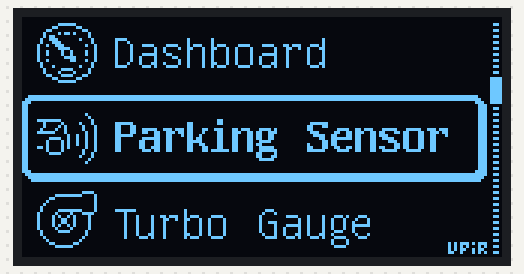
This sketch was run on a simulated Arduino Uno, built with avr-gcc and run on an emulated ATmega328P. On the bench: 160×80 one-colour display.

Above: at 0.3 s.

The sketch:

oled_ssd1320_160x80px.ino
```cpp
// simple project using Arduino UNO and 160x80px SSD1320 IIC OLED Display to display fullscreen image

// created by upir, 2023
// youtube channel: https://www.youtube.com/upir_upir

// YOUTUBE VIDEO: https://youtu.be/91c_AhEqnNE

// Links from the video:
// Arduino UNO: https://s.click.aliexpress.com/e/_AXDw1h
// 160x80 SSD1320 OLED Display (Mirror): https://vi.aliexpress.com/item/1005002000386487.html
// 128x64 SSD1306 OLED Display 1.54": https://s.click.aliexpress.com/e/_DCYdWXb
// Arduino breadboard prototyping shield: https://s.click.aliexpress.com/e/_ApbCwx
// Image2cpp (convert array to image): https://javl.github.io/image2cpp/
// Photopea (online graphics editor like Photoshop): https://www.photopea.com/
// Greybeard font: https://github.com/flowchartsman/greybeard

// Related videos with Arduino UNO and 128x64 OLED screen:
// Arduino OLED menu: https://youtu.be/HVHVkKt-ldc
// U8g vs U8g2: https://youtu.be/K5e0lFRvZ2E
// Arduino Parking Sensor - https://youtu.be/sEWw087KOj0
// Turbo pressure gauge with Arduino and OLED display - https://youtu.be/JXmw1xOlBdk
// Arduino Car Cluster with OLED Display - https://youtu.be/El5SJelwV_0
// Knob over OLED Display - https://youtu.be/SmbcNx7tbX8
// Arduino + OLED = 3D ? - https://youtu.be/kBAcaA7NAlA
// Arduino OLED Gauge - https://youtu.be/xI6dXTA02UQ
// Smaller & Faster Arduino - https://youtu.be/4GfPQoIRqW8
// Save Image from OLED Display to PC - https://youtu.be/Ft2pRMVm44E


#include <Arduino.h>
#include <U8g2lib.h> // u8g2 library

#include <Wire.h> // library requires for IIC communication

//U8G2_SSD1306_128X64_NONAME_2_HW_I2C u8g2(U8G2_R0, /* reset=*/ U8X8_PIN_NONE); // SSD1306 display - original 128x64px display

//U8G2_SSD1320_160X80_2_HW_I2C u8g2(U8G2_R0, /* reset=*/ U8X8_PIN_NONE); //[page buffer, size = 320 bytes] --- IIC CONNECTION
U8G2_SSD1320_160X80_2_4W_HW_SPI u8g2(U8G2_R0, /*cs*/10, /*dc*/8, /*reset*/ 9);// [page buffer, size = 320 bytes] --- SPI CONNECTION


// 'menu_project_180x60px_v2', 160x80px
// generated from the image2cpp website
const unsigned char epd_bitmap_menu_project_180x60px_v2 [] PROGMEM = {
	0x00, 0x00, 0x00, 0x00, 0x00, 0x00, 0x00, 0x00, 0x00, 0x00, 0x00, 0x00, 0x00, 0x00, 0x00, 0x00,
	0x00, 0x00, 0x00, 0x00, 0x00, 0x00, 0x00, 0x00, 0x00, 0x00, 0x00, 0x00, 0x00, 0x00, 0x00, 0x00,
	0x00, 0x00, 0x00, 0x00, 0x00, 0x00, 0x00, 0x00, 0x00, 0xf0, 0x03, 0x00, 0x00, 0x00, 0x00, 0x00,
	0x00, 0x00, 0x00, 0x00, 0x00, 0x00, 0x00, 0x00, 0x00, 0x00, 0x00, 0x60, 0x00, 0x0c, 0x0c, 0x00,
	0x00, 0x00, 0x00, 0x00, 0x00, 0x00, 0x00, 0x00, 0x00, 0x00, 0x00, 0x00, 0x00, 0x00, 0x00, 0x00,
	0x00, 0x03, 0x30, 0x00, 0x00, 0x00, 0x00, 0x00, 0x00, 0x00, 0x00, 0x00, 0x00, 0x00, 0x00, 0x00,
	0x00, 0x00, 0x00, 0x60, 0x80, 0xd0, 0x42, 0x00, 0x00, 0x00, 0x00, 0x00, 0x00, 0x00, 0x00, 0x00,
	0x00, 0x00, 0x00, 0x00, 0x00, 0x00, 0x00, 0x00, 0x80, 0x06, 0x40, 0x00, 0x00, 0x00, 0x00, 0x00,
	0x00, 0x00, 0x00, 0x00, 0x00, 0x00, 0x00, 0x00, 0x00, 0x00, 0x00, 0x60, 0x40, 0x0e, 0x88, 0x80,
	0x07, 0x00, 0x80, 0x80, 0x00, 0x00, 0x00, 0x00, 0x10, 0x00, 0x00, 0x00, 0x00, 0x00, 0x00, 0x00,
	0x40, 0x1c, 0x80, 0x80, 0x08, 0x00, 0x80, 0x80, 0x00, 0x00, 0x00, 0x00, 0x10, 0x00, 0x00, 0x00,
	0x00, 0x00, 0x00, 0x60, 0x20, 0x39, 0x20, 0x81, 0x10, 0x0f, 0x8f, 0x8e, 0x0e, 0x0f, 0x8f, 0x1d,
	0x17, 0x00, 0x00, 0x00, 0x00, 0x00, 0x00, 0x00, 0x20, 0xf0, 0x00, 0x81, 0x10, 0x90, 0x90, 0x91,
	0x91, 0x10, 0x10, 0x93, 0x18, 0x00, 0x00, 0x00, 0x00, 0x00, 0x00, 0x60, 0x20, 0x21, 0x21, 0x81,
	0x10, 0x90, 0x80, 0x90, 0x90, 0x10, 0x10, 0x81, 0x10, 0x00, 0x00, 0x00, 0x00, 0x00, 0x00, 0x00,
	0x20, 0x21, 0x21, 0x81, 0x10, 0x1f, 0x83, 0x90, 0x90, 0x10, 0x1f, 0x81, 0x10, 0x00, 0x00, 0x00,
	0x00, 0x00, 0x00, 0x60, 0x20, 0xc0, 0x03, 0x81, 0x90, 0x10, 0x8c, 0x90, 0x90, 0x90, 0x10, 0x81,
	0x10, 0x00, 0x00, 0x00, 0x00, 0x00, 0x00, 0x00, 0x20, 0x01, 0x23, 0x81, 0x90, 0x10, 0x90, 0x90,
	0x90, 0x90, 0x10, 0x81, 0x10, 0x00, 0x00, 0x00, 0x00, 0x00, 0x00, 0x60, 0x40, 0x00, 0x80, 0x80,
	0x88, 0x98, 0x90, 0x90, 0x91, 0x90, 0x18, 0x81, 0x18, 0x00, 0x00, 0x00, 0x00, 0x00, 0x00, 0x00,
	0x40, 0x04, 0x88, 0x80, 0x07, 0x17, 0x8f, 0x90, 0x0e, 0x0f, 0x17, 0x01, 0x17, 0x00, 0x00, 0x00,
	0x00, 0x00, 0x00, 0x60, 0x80, 0xe0, 0x41, 0x00, 0x00, 0x00, 0x00, 0x00, 0x00, 0x00, 0x00, 0x00,
	0x00, 0x00, 0x00, 0x00, 0x00, 0x00, 0x00, 0x00, 0x80, 0x10, 0x42, 0x00, 0x00, 0x00, 0x00, 0x00,
	0x00, 0x00, 0x00, 0x00, 0x00, 0x00, 0x00, 0x00, 0x00, 0x00, 0x00, 0x60, 0x00, 0xe3, 0x31, 0x00,
	0x00, 0x00, 0x00, 0x00, 0x00, 0x00, 0x00, 0x00, 0x00, 0x00, 0x00, 0x00, 0x00, 0x00, 0x00, 0x00,
	0x00, 0x0c, 0x0c, 0x00, 0x00, 0x00, 0x00, 0x00, 0x00, 0x00, 0x00, 0x00, 0x00, 0x00, 0x00, 0x00,
	0x00, 0x00, 0x00, 0xf0, 0x00, 0xf0, 0x03, 0x00, 0x00, 0x00, 0x00, 0x00, 0x00, 0x00, 0x00, 0x00,
	0x00, 0x00, 0x00, 0x00, 0x00, 0x00, 0x00, 0xf0, 0x00, 0x00, 0x00, 0x00, 0x00, 0x00, 0x00, 0x00,
	0x00, 0x00, 0x00, 0x00, 0x00, 0x00, 0x00, 0x00, 0x00, 0x00, 0x00, 0xf0, 0x00, 0x00, 0x00, 0x00,
	0x00, 0x00, 0x00, 0x00, 0x00, 0x00, 0x00, 0x00, 0x00, 0x00, 0x00, 0x00, 0x00, 0x00, 0x00, 0xf0,
	0x00, 0x00, 0x00, 0x00, 0x00, 0x00, 0x00, 0x00, 0x00, 0x00, 0x00, 0x00, 0x00, 0x00, 0x00, 0x00,
	0x00, 0x00, 0x00, 0xf0, 0x00, 0x00, 0x00, 0x00, 0x00, 0x00, 0x00, 0x00, 0x00, 0x00, 0x00, 0x00,
	0x00, 0x00, 0x00, 0x00, 0x00, 0x00, 0x00, 0xf0, 0xfc, 0xff, 0xff, 0xff, 0xff, 0xff, 0xff, 0xff,
	0xff, 0xff, 0xff, 0xff, 0xff, 0xff, 0xff, 0xff, 0xff, 0xff, 0xff, 0xf0, 0xfe, 0xff, 0xff, 0xff,
	0xff, 0xff, 0xff, 0xff, 0xff, 0xff, 0xff, 0xff, 0xff, 0xff, 0xff, 0xff, 0xff, 0xff, 0xff, 0xf1,
	0x07, 0x00, 0x00, 0x00, 0x00, 0x00, 0x00, 0x00, 0x00, 0x00, 0x00, 0x00, 0x00, 0x00, 0x00, 0x00,
	0x00, 0x00, 0x80, 0xf3, 0x03, 0x00, 0x00, 0x00, 0x00, 0x00, 0x00, 0x00, 0x00, 0x00, 0x00, 0x00,
	0x00, 0x00, 0x00, 0x00, 0x00, 0x00, 0x00, 0x07, 0x03, 0x00, 0x00, 0x00, 0x00, 0x00, 0x00, 0x00,
	0x00, 0x00, 0x00, 0x00, 0x00, 0x00, 0x00, 0x00, 0x00, 0x00, 0x00, 0x67, 0x03, 0x00, 0x00, 0x00,
	0x00, 0x00, 0x00, 0x00, 0x00, 0x00, 0x00, 0x00, 0x00, 0x00, 0x00, 0x00, 0x00, 0x00, 0x00, 0x07,
	0x03, 0x00, 0x20, 0x00, 0x00, 0x00, 0x00, 0x00, 0x00, 0x00, 0x00, 0x00, 0x00, 0x00, 0x00, 0x00,
	0x00, 0x00, 0x00, 0x67, 0x03, 0x00, 0x40, 0x00, 0x00, 0x00, 0x00, 0x00, 0x00, 0x00, 0x00, 0x00,
	0x00, 0x00, 0x00, 0x00, 0x00, 0x00, 0x00, 0x07, 0xe3, 0x1f, 0x80, 0x00, 0x00, 0x00, 0x00, 0x00,
	0x06, 0x00, 0x00, 0x00, 0x00, 0x00, 0x00, 0x00, 0x00, 0x00, 0x00, 0x67, 0x83, 0x20, 0x88, 0x80,
	0x1f, 0x00, 0x80, 0x01, 0x06, 0x00, 0x00, 0x00, 0x3f, 0x00, 0x00, 0x00, 0x00, 0x00, 0x00, 0x07,
	0x83, 0x50, 0x10, 0x81, 0x31, 0x00, 0x80, 0x01, 0x00, 0x00, 0x00, 0x80, 0x31, 0x00, 0x00, 0x00,
	0x00, 0x00, 0x00, 0x67, 0x43, 0x48, 0x10, 0x81, 0x31, 0x9f, 0xbb, 0x31, 0xc7, 0x8e, 0x17, 0x80,
	0x01, 0x9e, 0x1d, 0x1f, 0x9f, 0x3b, 0x00, 0x07, 0xe3, 0x47, 0x20, 0x81, 0x31, 0x33, 0xb7, 0x11,
	0xc6, 0xd9, 0x1c, 0x00, 0x07, 0xb3, 0xb3, 0xb1, 0x31, 0x37, 0x00, 0x67, 0x03, 0x80, 0x24, 0x81,
	0x1f, 0x30, 0xa3, 0x09, 0xc6, 0xd8, 0x0c, 0x00, 0x9e, 0xb1, 0xb1, 0x83, 0x31, 0x23, 0x00, 0x07,
	0x03, 0x9e, 0x24, 0x81, 0x01, 0x3f, 0x83, 0x0d, 0xc6, 0xd8, 0x0c, 0x00, 0x98, 0xbf, 0x31, 0x8f,
	0x31, 0x03, 0x00, 0x67, 0x03, 0xa1, 0x24, 0x81, 0x81, 0x31, 0x83, 0x0f, 0xc6, 0x98, 0x07, 0x00,
	0xb0, 0x81, 0x31, 0x9c, 0x31, 0x03, 0x00, 0x07, 0x03, 0xa1, 0x24, 0x81, 0x81, 0x31, 0x83, 0x19,
	0xc6, 0xd8, 0x00, 0x80, 0xb0, 0x81, 0x31, 0xb0, 0x31, 0x03, 0x00, 0x67, 0x63, 0xa1, 0x20, 0x81,
	0x81, 0x39, 0x83, 0x31, 0xc6, 0x98, 0x0f, 0x80, 0x31, 0xb3, 0xb1, 0xb1, 0x31, 0x03, 0x00, 0x07,
	0x03, 0x21, 0x10, 0x81, 0x01, 0x37, 0x83, 0xb1, 0xdf, 0x98, 0x1f, 0x80, 0x1f, 0x9e, 0x31, 0x1f,
	0x1f, 0x03, 0x00, 0x67, 0x03, 0x1e, 0x90, 0x00, 0x00, 0x00, 0x00, 0x00, 0x00, 0xc0, 0x10, 0x00,
	0x00, 0x00, 0x00, 0x00, 0x00, 0x00, 0x00, 0x07, 0x03, 0x00, 0x88, 0x00, 0x00, 0x00, 0x00, 0x00,
	0x00, 0xc0, 0x18, 0x00, 0x00, 0x00, 0x00, 0x00, 0x00, 0x00, 0x00, 0x67, 0x03, 0x00, 0x40, 0x00,
	0x00, 0x00, 0x00, 0x00, 0x00, 0x80, 0x0f, 0x00, 0x00, 0x00, 0x00, 0x00, 0x00, 0x00, 0x00, 0x07,
	0x03, 0x00, 0x20, 0x00, 0x00, 0x00, 0x00, 0x00, 0x00, 0x00, 0x00, 0x00, 0x00, 0x00, 0x00, 0x00,
	0x00, 0x00, 0x00, 0x67, 0x03, 0x00, 0x00, 0x00, 0x00, 0x00, 0x00, 0x00, 0x00, 0x00, 0x00, 0x00,
	0x00, 0x00, 0x00, 0x00, 0x00, 0x00, 0x00, 0x07, 0x03, 0x00, 0x00, 0x00, 0x00, 0x00, 0x00, 0x00,
	0x00, 0x00, 0x00, 0x00, 0x00, 0x00, 0x00, 0x00, 0x00, 0x00, 0x00, 0x67, 0x07, 0x00, 0x00, 0x00,
	0x00, 0x00, 0x00, 0x00, 0x00, 0x00, 0x00, 0x00, 0x00, 0x00, 0x00, 0x00, 0x00, 0x00, 0x80, 0x07,
	0xfe, 0xff, 0xff, 0xff, 0xff, 0xff, 0xff, 0xff, 0xff, 0xff, 0xff, 0xff, 0xff, 0xff, 0xff, 0xff,
	0xff, 0xff, 0xff, 0x67, 0xfc, 0xff, 0xff, 0xff, 0xff, 0xff, 0xff, 0xff, 0xff, 0xff, 0xff, 0xff,
	0xff, 0xff, 0xff, 0xff, 0xff, 0xff, 0xff, 0x03, 0xf8, 0xff, 0xff, 0xff, 0xff, 0xff, 0xff, 0xff,
	0xff, 0xff, 0xff, 0xff, 0xff, 0xff, 0xff, 0xff, 0xff, 0xff, 0xff, 0x61, 0x00, 0x00, 0x00, 0x00,
	0x00, 0x00, 0x00, 0x00, 0x00, 0x00, 0x00, 0x00, 0x00, 0x00, 0x00, 0x00, 0x00, 0x00, 0x00, 0x00,
	0x00, 0x00, 0x00, 0x00, 0x00, 0x00, 0x00, 0x00, 0x00, 0x00, 0x00, 0x00, 0x00, 0x00, 0x00, 0x00,
	0x00, 0x00, 0x00, 0x60, 0x00, 0x00, 0x00, 0x00, 0x00, 0x00, 0x00, 0x00, 0x00, 0x00, 0x00, 0x00,
	0x00, 0x00, 0x00, 0x00, 0x00, 0x00, 0x00, 0x00, 0x00, 0x00, 0xf0, 0x00, 0x00, 0x00, 0x00, 0x00,
	0x00, 0x00, 0x00, 0x00, 0x00, 0x00, 0x00, 0x00, 0x00, 0x00, 0x00, 0x60, 0x00, 0xf8, 0x0f, 0x01,
	0x00, 0x00, 0x00, 0x00, 0x00, 0x00, 0x00, 0x00, 0x00, 0x00, 0x00, 0x00, 0x00, 0x00, 0x00, 0x00,
	0x00, 0x06, 0x00, 0x01, 0x00, 0x00, 0x00, 0x00, 0x00, 0x00, 0x00, 0x00, 0x00, 0x00, 0x00, 0x00,
	0x00, 0x00, 0x00, 0x60, 0x00, 0x01, 0x00, 0x01, 0x00, 0x00, 0x00, 0x00, 0x00, 0x00, 0x00, 0x00,
	0x00, 0x00, 0x00, 0x00, 0x00, 0x00, 0x00, 0x00, 0x80, 0x00, 0x00, 0x01, 0x00, 0x00, 0x00, 0x00,
	0x00, 0x00, 0x00, 0x00, 0x00, 0x00, 0x00, 0x00, 0x00, 0x00, 0x00, 0x60, 0x40, 0x00, 0x00, 0x01,
	0x00, 0x00, 0x00, 0x00, 0x00, 0x00, 0x00, 0x00, 0x00, 0x00, 0x00, 0x00, 0x00, 0x00, 0x00, 0x00,
	0x40, 0xf0, 0x0f, 0x81, 0x3f, 0x00, 0x40, 0x00, 0x00, 0x00, 0x0e, 0x00, 0x00, 0x00, 0x00, 0x00,
	0x00, 0x00, 0x00, 0x60, 0x20, 0x08, 0xf1, 0x00, 0x04, 0x00, 0x40, 0x00, 0x00, 0x00, 0x11, 0x00,
	0x00, 0x00, 0x00, 0x00, 0x00, 0x00, 0x00, 0x00, 0x20, 0x94, 0x42, 0x00, 0x44, 0xc8, 0x4e, 0x87,
	0x07, 0x80, 0x00, 0x8f, 0x10, 0x17, 0x07, 0x00, 0x00, 0x00, 0x00, 0x60, 0x20, 0x64, 0x42, 0x00,
	0x44, 0x88, 0xc9, 0x48, 0x08, 0x80, 0x00, 0x90, 0x90, 0x88, 0x08, 0x00, 0x00, 0x00, 0x00, 0x00,
	0x20, 0x64, 0x42, 0x00, 0x44, 0x88, 0x40, 0x48, 0x08, 0x80, 0x1c, 0x90, 0x90, 0x48, 0x08, 0x00,
	0x00, 0x00, 0x00, 0x60, 0x20, 0x94, 0x42, 0x00, 0x44, 0x88, 0x40, 0x48, 0x08, 0x80, 0x10, 0x9f,
	0x90, 0xc8, 0x0f, 0x00, 0x00, 0x00, 0x00, 0x00, 0x20, 0x08, 0x41, 0x00, 0x44, 0x88, 0x40, 0x48,
	0x08, 0x80, 0x90, 0x90, 0x90, 0x48, 0x00, 0x00, 0x00, 0x00, 0x00, 0x60, 0x40, 0xf0, 0x20, 0x00,
	0x44, 0x88, 0x40, 0x48, 0x08, 0x80, 0x90, 0x90, 0x10, 0x47, 0x00, 0x00, 0x00, 0x00, 0x00, 0x00,
	0x40, 0x00, 0x20, 0x00, 0x44, 0x8c, 0xc0, 0x48, 0x08, 0x00, 0x91, 0x98, 0x98, 0x80, 0x08, 0x00,
	0x00, 0x00, 0x00, 0x60, 0x80, 0x00, 0x10, 0x00, 0x84, 0x8b, 0x40, 0x87, 0x07, 0x00, 0x1e, 0x17,
	0x17, 0x0f, 0x07, 0x00, 0x00, 0x00, 0x00, 0x00, 0x00, 0x01, 0x08, 0x00, 0x00, 0x00, 0x00, 0x00,
	0x00, 0x00, 0x00, 0x00, 0x80, 0x10, 0x00, 0x00, 0x00, 0x00, 0x00, 0x60, 0x00, 0x06, 0x06, 0x00,
	0x00, 0x00, 0x00, 0x00, 0x00, 0x00, 0x00, 0x00, 0x80, 0x10, 0x00, 0x00, 0x00, 0x40, 0x5d, 0x07,
	0x00, 0xf8, 0x01, 0x00, 0x00, 0x00, 0x00, 0x00, 0x00, 0x00, 0x00, 0x00, 0x00, 0x0f, 0x00, 0x00,
	0x00, 0x40, 0x15, 0x65, 0x00, 0x00, 0x00, 0x00, 0x00, 0x00, 0x00, 0x00, 0x00, 0x00, 0x00, 0x00,
	0x00, 0x00, 0x00, 0x00, 0x00, 0x40, 0x4d, 0x03, 0x00, 0x00, 0x00, 0x00, 0x00, 0x00, 0x00, 0x00,
	0x00, 0x00, 0x00, 0x00, 0x00, 0x00, 0x00, 0x00, 0x00, 0xc0, 0x44, 0x65, 0x00, 0x00, 0x00, 0x00,
	0x00, 0x00, 0x00, 0x00, 0x00, 0x00, 0x00, 0x00, 0x00, 0x00, 0x00, 0x00, 0x00, 0x00, 0x00, 0x00
};


void setup(void) {
  u8g2.begin(); // start the u8g2 library
}


void loop(void) {

  u8g2.firstPage(); // select the first page of the display (page is 160x8px or 160x16px), since we are using the page drawing method of the u8g2 library
  do { // draw

    u8g2.drawXBMP(0, 0, 160, 80, epd_bitmap_menu_project_180x60px_v2); // draw a fullscreen image

  } while ( u8g2.nextPage() ); // go over all the pages until the whole display is updated

}
```
